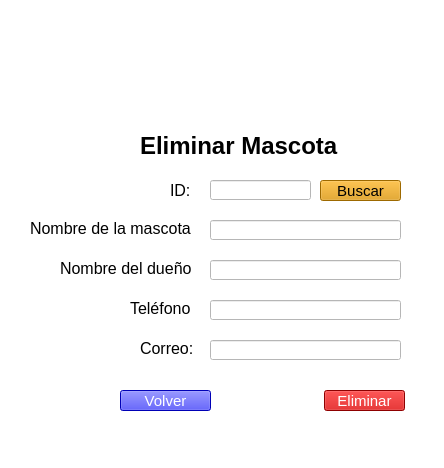
<?xml version="1.0" encoding="UTF-8"?>
<ui version="4.0">
 <class>eliminarMascota</class>
 <widget class="QMainWindow" name="eliminarMascota">
  <property name="geometry">
   <rect>
    <x>0</x>
    <y>0</y>
    <width>444</width>
    <height>468</height>
   </rect>
  </property>
  <property name="windowTitle">
   <string>MainWindow</string>
  </property>
  <property name="styleSheet">
   <string notr="true">background-color: rgb(255, 255, 255);</string>
  </property>
  <widget class="QWidget" name="centralwidget">
   <widget class="QLabel" name="label_3">
    <property name="geometry">
     <rect>
      <x>30</x>
      <y>220</y>
      <width>161</width>
      <height>16</height>
     </rect>
    </property>
    <property name="font">
     <font>
      <family>Arial</family>
      <pointsize>12</pointsize>
     </font>
    </property>
    <property name="text">
     <string>Nombre de la mascota:</string>
    </property>
   </widget>
   <widget class="QLabel" name="label_5">
    <property name="geometry">
     <rect>
      <x>130</x>
      <y>300</y>
      <width>61</width>
      <height>16</height>
     </rect>
    </property>
    <property name="font">
     <font>
      <family>Arial</family>
      <pointsize>12</pointsize>
     </font>
    </property>
    <property name="text">
     <string>Teléfono:</string>
    </property>
   </widget>
   <widget class="QPushButton" name="eliminar">
    <property name="geometry">
     <rect>
      <x>324</x>
      <y>390</y>
      <width>81</width>
      <height>21</height>
     </rect>
    </property>
    <property name="font">
     <font>
      <family>Arial</family>
      <pointsize>11</pointsize>
     </font>
    </property>
    <property name="styleSheet">
     <string notr="true">color: rgb(255, 255, 255);
background-color: rgb(199, 0, 0);</string>
    </property>
    <property name="text">
     <string>Eliminar</string>
    </property>
   </widget>
   <widget class="QLabel" name="label_4">
    <property name="geometry">
     <rect>
      <x>60</x>
      <y>260</y>
      <width>131</width>
      <height>16</height>
     </rect>
    </property>
    <property name="font">
     <font>
      <family>Arial</family>
      <pointsize>12</pointsize>
     </font>
    </property>
    <property name="text">
     <string>Nombre del dueño:</string>
    </property>
   </widget>
   <widget class="QLineEdit" name="nomMascotaE">
    <property name="geometry">
     <rect>
      <x>210</x>
      <y>220</y>
      <width>191</width>
      <height>20</height>
     </rect>
    </property>
    <property name="font">
     <font>
      <family>Arial</family>
      <pointsize>12</pointsize>
     </font>
    </property>
   </widget>
   <widget class="QLineEdit" name="nomDueE">
    <property name="geometry">
     <rect>
      <x>210</x>
      <y>260</y>
      <width>191</width>
      <height>20</height>
     </rect>
    </property>
    <property name="font">
     <font>
      <family>Arial</family>
      <pointsize>12</pointsize>
     </font>
    </property>
   </widget>
   <widget class="QLineEdit" name="correoE">
    <property name="geometry">
     <rect>
      <x>210</x>
      <y>340</y>
      <width>191</width>
      <height>20</height>
     </rect>
    </property>
    <property name="font">
     <font>
      <family>Arial</family>
      <pointsize>12</pointsize>
     </font>
    </property>
   </widget>
   <widget class="QPushButton" name="volver">
    <property name="geometry">
     <rect>
      <x>120</x>
      <y>390</y>
      <width>91</width>
      <height>21</height>
     </rect>
    </property>
    <property name="font">
     <font>
      <family>Arial</family>
      <pointsize>11</pointsize>
     </font>
    </property>
    <property name="styleSheet">
     <string notr="true">color: rgb(255, 255, 255);
background-color: rgb(0, 0, 255);

</string>
    </property>
    <property name="text">
     <string>Volver</string>
    </property>
   </widget>
   <widget class="QLineEdit" name="telefonoE">
    <property name="geometry">
     <rect>
      <x>210</x>
      <y>300</y>
      <width>191</width>
      <height>20</height>
     </rect>
    </property>
    <property name="font">
     <font>
      <family>Arial</family>
      <pointsize>12</pointsize>
     </font>
    </property>
   </widget>
   <widget class="QLabel" name="label_6">
    <property name="geometry">
     <rect>
      <x>140</x>
      <y>340</y>
      <width>61</width>
      <height>16</height>
     </rect>
    </property>
    <property name="font">
     <font>
      <family>Arial</family>
      <pointsize>12</pointsize>
     </font>
    </property>
    <property name="text">
     <string>Correo:</string>
    </property>
   </widget>
   <widget class="QLabel" name="label_7">
    <property name="geometry">
     <rect>
      <x>170</x>
      <y>180</y>
      <width>21</width>
      <height>20</height>
     </rect>
    </property>
    <property name="font">
     <font>
      <family>Arial</family>
      <pointsize>12</pointsize>
     </font>
    </property>
    <property name="text">
     <string>ID:</string>
    </property>
   </widget>
   <widget class="QLineEdit" name="idB">
    <property name="geometry">
     <rect>
      <x>210</x>
      <y>180</y>
      <width>101</width>
      <height>20</height>
     </rect>
    </property>
    <property name="font">
     <font>
      <family>Arial</family>
      <pointsize>12</pointsize>
     </font>
    </property>
   </widget>
   <widget class="QPushButton" name="buscar">
    <property name="geometry">
     <rect>
      <x>320</x>
      <y>180</y>
      <width>81</width>
      <height>21</height>
     </rect>
    </property>
    <property name="font">
     <font>
      <family>Arial</family>
      <pointsize>11</pointsize>
     </font>
    </property>
    <property name="styleSheet">
     <string notr="true">background-color: rgb(220, 147, 0);</string>
    </property>
    <property name="text">
     <string>Buscar</string>
    </property>
   </widget>
   <widget class="QLabel" name="label">
    <property name="geometry">
     <rect>
      <x>180</x>
      <y>10</y>
      <width>111</width>
      <height>111</height>
     </rect>
    </property>
    <property name="text">
     <string/>
    </property>
    <property name="pixmap">
     <pixmap>Eliminar.jpeg</pixmap>
    </property>
    <property name="scaledContents">
     <bool>true</bool>
    </property>
   </widget>
   <widget class="QLabel" name="label_2">
    <property name="geometry">
     <rect>
      <x>140</x>
      <y>130</y>
      <width>201</width>
      <height>31</height>
     </rect>
    </property>
    <property name="font">
     <font>
      <family>Arial</family>
      <pointsize>18</pointsize>
      <weight>75</weight>
      <bold>true</bold>
     </font>
    </property>
    <property name="text">
     <string>Eliminar Mascota</string>
    </property>
   </widget>
  </widget>
  <widget class="QMenuBar" name="menubar">
   <property name="geometry">
    <rect>
     <x>0</x>
     <y>0</y>
     <width>444</width>
     <height>21</height>
    </rect>
   </property>
  </widget>
  <widget class="QStatusBar" name="statusbar"/>
 </widget>
 <resources/>
 <connections/>
</ui>
